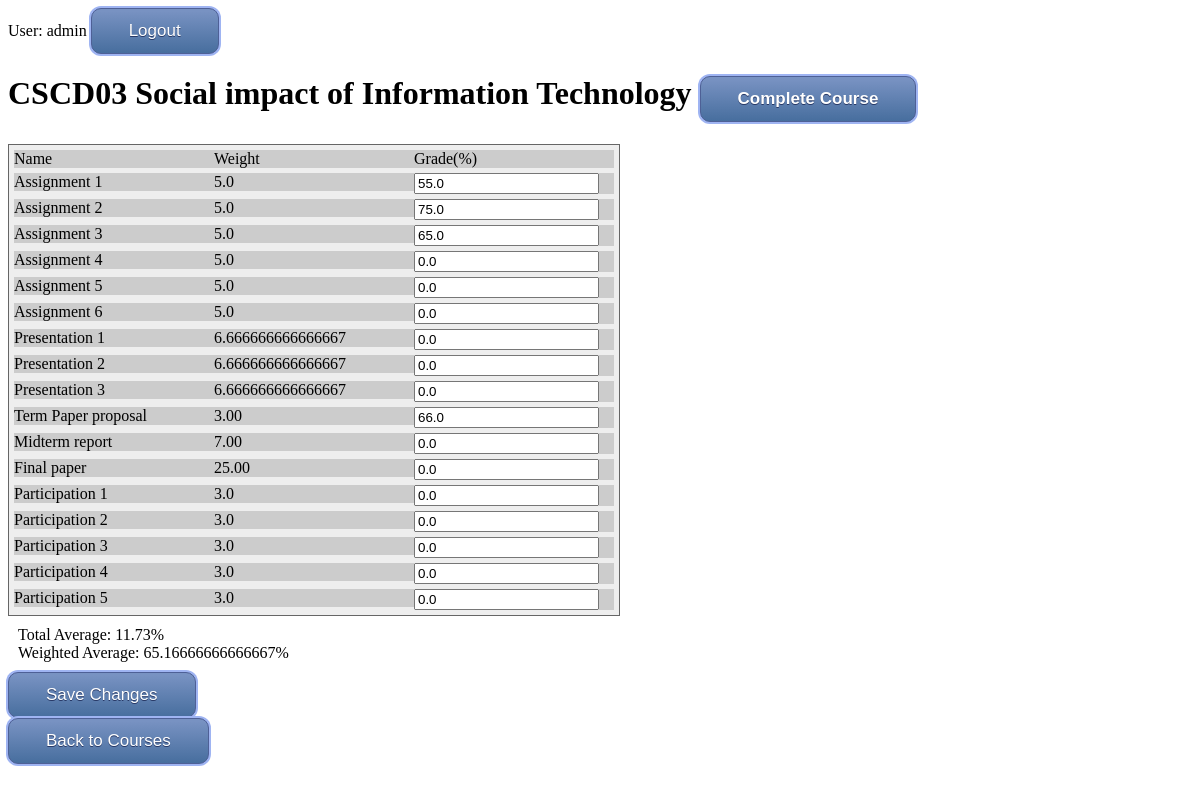
The page /courses/17/ (signed in) on the database as committed earlier.
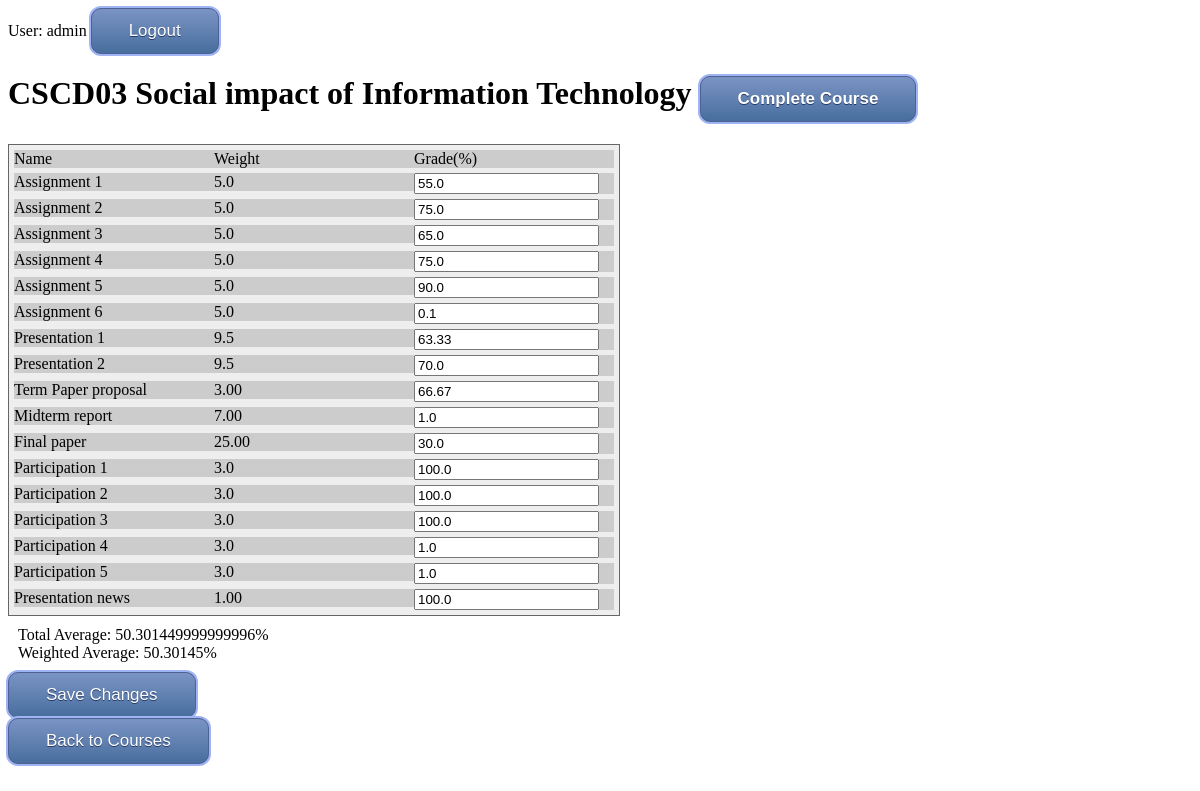
The same page on the database as committed later.
### courses/models.py (models this page shows, shortened)
class Course(models.Model):
    course_code = models.CharField(max_length=20)
    course_name = models.CharField(max_length=200)
    def validate_weight(self):
        weight = 0.0
        assessments = Assessment.objects.filter(course=self)
        for assessment in assessments:
            weight += float(assessment.weight)
        return (weight == 100.0)
    def getTotalAverage(self, user_id):
        if not Course.validate_weight(self):
            return 0.0
        mark = 0.0
        assessments = Assessment.objects.filter(course=self)
        for asm in assessments:
            grades = Grade.objects.filter(assessment=asm, user_id=user_id)
            weight = asm.weight/asm.components
            for grade in grades:
                mark += float(grade.mark) * float(weight) / 100
        return mark
    def getWeightedAverage(self, user_id):
        if not Course.validate_weight(self):
            return 0.0
        mark = 0.0
        availableMark = 0.0
        assessments = Assessment.objects.filter(course=self)
        for asm in assessments:
            grades = Grade.objects.filter(assessment=asm, user_id=user_id)
            weight = asm.weight/asm.components
            for grade in grades:
                if grade.mark > 0:
                    availableMark += float(weight)
                mark += (float(grade.mark)/100) * float(weight)
        if not availableMark: return 0
        return mark/availableMark * 100

class Assessment(models.Model):
    course = models.ForeignKey(Course, on_delete=models.CASCADE)
    name = models.CharField(max_length=100)
    components = models.IntegerField(default=1)
    weight = models.DecimalField(decimal_places=2, max_digits=4)

class Grade(models.Model):
    user_id = models.IntegerField(default=1)
    assessment = models.ForeignKey(Assessment, on_delete=models.CASCADE)
    mark = models.FloatField(default=0.0)
    component = models.IntegerField(default=1)

### courses/views.py (the view)
# urls.py: path('<int:pk>/', views.DetailView.as_view(), name='detail'),
class DetailView(generic.DetailView):
    model = Course
    template_name = 'courses/detail.html'
    def get_queryset(self):
        return Course.objects

### courses/templatetags/courses_extra.py (called while the page is built)
@register.filter
def filter_range(start, end):
    return range(start, end+1)

@register.filter
def div(value, arg):
    return int(value) / int(arg)

@register.simple_tag
def getMark(assessment_id, c, user_id):
    a = Assessment.objects.get(pk=assessment_id)
    try:
        return float(a.grade_set.get(component=c, user_id=user_id).mark)
    except(Grade.DoesNotExist):
        return 0.0

@register.filter
def getTotalAverage(course_id, user_id):
    c = Course.objects.get(pk=course_id)
    return c.getTotalAverage(user_id)

@register.filter
def getWeightedAverage(course_id, user_id):
    c = Course.objects.get(pk=course_id)
    return c.getWeightedAverage(user_id)

### courses/templates/courses/detail.html (shortened to what this page needs)
{% load static %}
{% load courses_extra %}
<link rel="stylesheet" type="text/css" href="{% static 'courses/detail.css' %}">
<link rel="stylesheet" type="text/css" href="{% static 'courses/style.css' %}">
{% if user.is_authenticated %}
<div id = "auth_nav">
User: {{ user.get_username }}  <a class="button" href="{% url 'logout'%}?next={{request.path}}">Logout</a>
</div>
<h1>{{ course.course_code }} {{course.course_name}} <a class="button" href="{% url 'courses:complete_course_req' course.id %}">Complete Course</a></h1>
<form action="{% url 'courses:set_grade' course.id %}" method="post">
    <div class="table">
        <div class="row">
            <div class="cell">Name</div>
            <div class="cell">Weight</div>
            <div class="cell">Grade(%)</div>
        </div>
        {% for assessment in course.assessment_set.all %}
        {% if assessment.components > 1 %}
        {% for i in 1|filter_range:assessment.components %}
        <div class="row">
            <div class="cell">{{assessment.name}} {{i}}</div>
            <div class="cell">{{assessment.weight|div:assessment.components}}</div>
            <div class="cell">
                <input type="text" name="{{assessment.id}}_{{i}}" value="{% getMark assessment.id i user.id %}" required
                    pattern="^(?:\d{1,2}(?:\.\d{1,2})?|100(?:\.0?0)?)" />
            </div>
        </div>
        {% endfor %}
        {% else%}
        <div class="row">
            <div class="cell">{{assessment.name}}</div>
            <div class="cell">{{assessment.weight}}</div>
            <div class="cell">
                <input type="text" name="{{assessment.id}}_1" value="{% getMark assessment.id 1 user.id %}" required
                    pattern="^(?:\d{1,2}(?:\.\d{1,2})?|100(?:\.0?0)?)" />
            </div>
        </div>
        {% endif %}
        {% endfor %}
    </div>
    <div class="average">
        <div class="total">Total Average: {{course.id|getTotalAverage:user.id}}%</div>
        <div class="weighted">Weighted Average: {{course.id|getWeightedAverage:user.id}}%</div>
    </div>
    <input class="button" type="submit" value="Save Changes">
    <div>
        <a class="button" href="{% url 'courses:index' %}"> Back to Courses</a>
    </div>
</form>
{% else %}
<p> You are not authenticated, please
<a href="{% url 'login'%}?next={{request.path}}">Login</a></p>
{% endif %}

### courses/static/courses/detail.css (style rules this page uses)
.table { display: table; width: auto; background-color: #eee; border: 1px solid #666666; border-spacing: 5px; }
.row { display: table-row; width: auto; clear: both; }
.cell { float: left; display: table-column; width: 200px; background-color: #ccc; }
.average { margin: 10px; }

### courses/static/courses/style.css (style rules this page uses)
.button { -moz-box-shadow: 0px 0px 0px 2px #9fb4f2; -webkit-box-shadow: 0px 0px 0px 2px #9fb4f2; box-shadow: 0px 0px 0px 2px #9fb4f2; background:-webkit-gradient(linear, left top, left bottom, color-stop(0.05, #7892c2), color-stop(1, #476e9e)); background:-moz-linear-gradient(top, #7892c2 5%, #476e9e 100%); background:-webkit-linear-gradient(top, #7892c2 5%, #476e9e 100%); background:-o-linear-gradient(top, #7892c2 5%, #476e9e 100%); background:-ms-linear-gradient(top, #7892c2 5%, #476e9e 100%); background:linear-gradient(to bottom, #7892c2 5%, #476e9e 100%); filter:progid:DXImageTransform.Microsoft.gradient(startColorstr='#7892c2', endColorstr='#476e9e',GradientType=0); background-color:#7892c2; -moz-border-radius:10px; -webkit-border-radius:10px; border-radius:10px; border:1px solid #4e6096; display:inline-block; cursor:pointer; color:#ffffff; font-family:Arial; font-size:17px; padding:12px 37px; text-decoration:none; text-shadow:0px 1px 0px #283966; }

Rows that differ between the two databases and show on the page:
changed through a linked row, Course "CSCD03": id|getTotalAverage "11.73" → "50.301449999999996"; id|getWeightedAverage "65.16666666666667" → "50.30145"
changed through a linked row, Assessment "Assignment": id.mark "0.0" → "75.0"; id.mark "0.0" → "90.0"; id.mark "0.0" → "0.1"
changed through a linked row, Assessment "Term Paper proposal": id.mark "66.0" → "66.67"
changed through a linked row, Assessment "Midterm report": id.mark "0.0" → "1.0"
changed through a linked row, Assessment "Final paper": id.mark "0.0" → "30.0"
changed through a linked row, Assessment "Participation": id.mark "0.0" → "100.0"; id.mark "0.0" → "1.0"
added Assessment: name "Presentation news", weight "1.00", id.mark "100.0"
Other text that changed with them:
new list line: "Presentation 1 9.5 63.33"
new list line: "Presentation 2 9.5 70.0"
list line gone: "Presentation 1 6.666666666666667 0.0"
list line gone: "Presentation 2 6.666666666666667 0.0"
list line gone: "Presentation 3 6.666666666666667 0.0"
